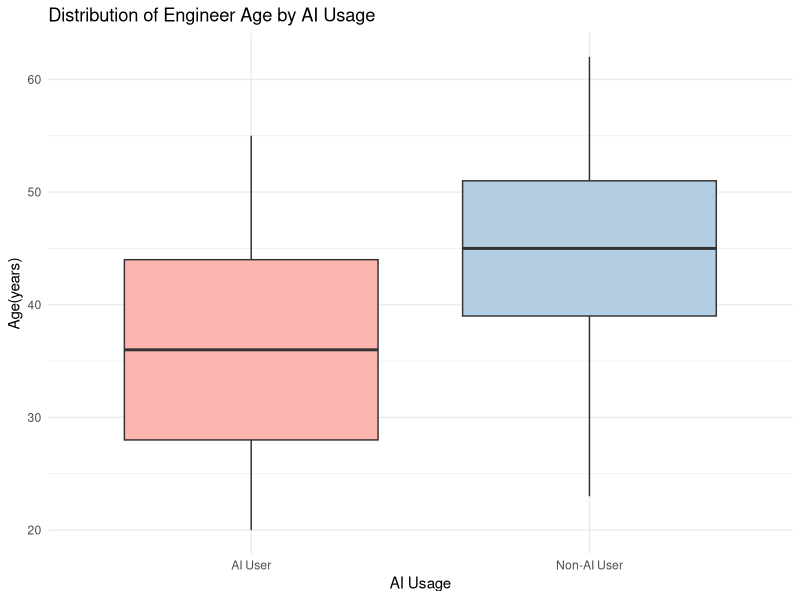
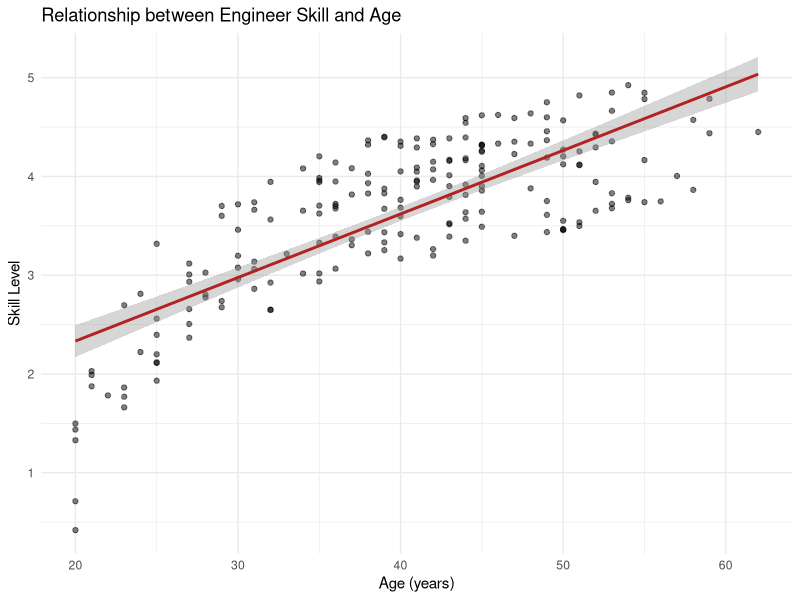

R code for these plots, in order:
library(dplyr)
library(ggplot2)



# reviewers <- read.csv("reviewers.csv")
# reviews <- read.csv("reviews.csv")
# df_full <- left_join(reviews, reviewers, by = "reviewer.id")
  
# df_full$AI_Usage_Label <- factor(df_full$used.cr.technology, 
#                                    levels = c(0, 1), 
#                                    labels = c("Non-AI User", "AI User"))
# write.csv(df_full,"data.csv",row.names = FALSE)

df_full = read.csv("data.csv")

age_ai = ggplot(df_full, aes(x = AI_Usage_Label, y = age, fill = AI_Usage_Label)) +
  geom_boxplot() +
  labs(
    title = "Distribution of Engineer Age by AI Usage",
    x = "AI Usage",
    y = "Age(years)"
  ) +
  theme_minimal() +
  scale_fill_brewer(palette = "Pastel1") +
  guides(fill = "none")

age_skill = ggplot(distinct(df_full, reviewer.id, .keep_all = TRUE), aes(x = age, y = skill)) +
  geom_point(alpha = 0.5) +
  geom_smooth(method = "lm", formula = y ~ x, color = "firebrick") +
  labs(
    title = "Relationship between Engineer Skill and Age",
    x = "Age (years)",
    y = "Skill Level"
  ) +
  theme_minimal()

print(age_ai)
print(age_skill)
#print(ai_quality)
